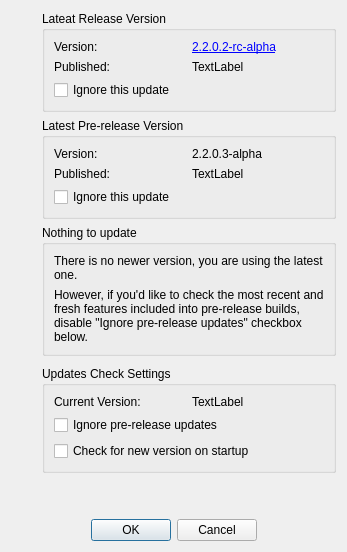
<?xml version="1.0" encoding="UTF-8"?>
<ui version="4.0">
 <class>LC_DlgNewVersionAvailable</class>
 <widget class="QDialog" name="LC_DlgNewVersionAvailable">
  <property name="geometry">
   <rect>
    <x>0</x>
    <y>0</y>
    <width>347</width>
    <height>552</height>
   </rect>
  </property>
  <property name="windowTitle">
   <string>New Version Available</string>
  </property>
  <layout class="QGridLayout" name="gridLayout">
   <item row="11" column="0">
    <spacer name="verticalSpacer_2">
     <property name="orientation">
      <enum>Qt::Vertical</enum>
     </property>
     <property name="sizeHint" stdset="0">
      <size>
       <width>20</width>
       <height>40</height>
      </size>
     </property>
    </spacer>
   </item>
   <item row="3" column="1">
    <spacer name="verticalSpacer">
     <property name="orientation">
      <enum>Qt::Vertical</enum>
     </property>
     <property name="sizeHint" stdset="0">
      <size>
       <width>20</width>
       <height>40</height>
      </size>
     </property>
    </spacer>
   </item>
   <item row="1" column="1">
    <widget class="QGroupBox" name="gbPreRelease">
     <property name="title">
      <string>Latest Pre-release Version</string>
     </property>
     <layout class="QGridLayout" name="gridLayout_3">
      <item row="0" column="1">
       <widget class="QLabel" name="lPrereleaseName">
        <property name="toolTip">
         <string>Click to open release page on GitHub</string>
        </property>
        <property name="text">
         <string>2.2.0.3-alpha</string>
        </property>
        <property name="openExternalLinks">
         <bool>true</bool>
        </property>
       </widget>
      </item>
      <item row="0" column="0">
       <widget class="QLabel" name="label_4">
        <property name="text">
         <string>Version:</string>
        </property>
       </widget>
      </item>
      <item row="1" column="0">
       <widget class="QLabel" name="label_5">
        <property name="text">
         <string>Published:</string>
        </property>
       </widget>
      </item>
      <item row="1" column="1">
       <widget class="QLabel" name="lPreReleasePublishDate">
        <property name="text">
         <string>TextLabel</string>
        </property>
       </widget>
      </item>
      <item row="2" column="0" colspan="2">
       <widget class="QCheckBox" name="cbPreReleaseIgnore">
        <property name="toolTip">
         <string>Check if you prefer not to be notified about this update on subsequent version checks</string>
        </property>
        <property name="text">
         <string>Ignore this update</string>
        </property>
       </widget>
      </item>
     </layout>
    </widget>
   </item>
   <item row="2" column="1">
    <widget class="QGroupBox" name="rbNoNewVersion">
     <property name="title">
      <string>Nothing to update</string>
     </property>
     <layout class="QGridLayout" name="gridLayout_5">
      <item row="0" column="0">
       <widget class="QLabel" name="label_7">
        <property name="text">
         <string>There is no newer version, you are using the latest one.</string>
        </property>
        <property name="wordWrap">
         <bool>true</bool>
        </property>
       </widget>
      </item>
      <item row="1" column="0">
       <widget class="QLabel" name="lblEnablePreReleases">
        <property name="text">
         <string>However, if you'd like to check the most recent and fresh features included into pre-release builds, disable &quot;Ignore pre-release updates&quot; checkbox below.</string>
        </property>
        <property name="wordWrap">
         <bool>true</bool>
        </property>
       </widget>
      </item>
     </layout>
    </widget>
   </item>
   <item row="14" column="0" colspan="2">
    <widget class="QDialogButtonBox" name="buttonBox">
     <property name="orientation">
      <enum>Qt::Horizontal</enum>
     </property>
     <property name="standardButtons">
      <set>QDialogButtonBox::Cancel|QDialogButtonBox::Ok</set>
     </property>
     <property name="centerButtons">
      <bool>true</bool>
     </property>
    </widget>
   </item>
   <item row="4" column="1">
    <widget class="QGroupBox" name="groupBox">
     <property name="title">
      <string>Updates Check Settings</string>
     </property>
     <layout class="QGridLayout" name="gridLayout_4">
      <item row="0" column="0">
       <widget class="QLabel" name="label_6">
        <property name="text">
         <string>Current Version:</string>
        </property>
       </widget>
      </item>
      <item row="0" column="1">
       <widget class="QLabel" name="lblCurrentVersion">
        <property name="text">
         <string>TextLabel</string>
        </property>
       </widget>
      </item>
      <item row="1" column="0" colspan="2">
       <widget class="QCheckBox" name="cbIgnorePreReleases">
        <property name="toolTip">
         <string>If checked, notifications about pre-release updates will not be shown.</string>
        </property>
        <property name="styleSheet">
         <string notr="true"/>
        </property>
        <property name="text">
         <string>Ignore pre-release updates</string>
        </property>
       </widget>
      </item>
      <item row="2" column="0" colspan="2">
       <widget class="QCheckBox" name="cbCheckForNewVersion">
        <property name="toolTip">
         <string>Check to disable automatic version check on startup</string>
        </property>
        <property name="text">
         <string>Check for new version on startup</string>
        </property>
       </widget>
      </item>
     </layout>
    </widget>
   </item>
   <item row="0" column="1">
    <widget class="QGroupBox" name="gbRelease">
     <property name="title">
      <string>Lateat Release Version</string>
     </property>
     <layout class="QGridLayout" name="gridLayout_2">
      <item row="0" column="1">
       <widget class="QLabel" name="lReleaseName">
        <property name="toolTip">
         <string>Click to open release page on GitHub</string>
        </property>
        <property name="text">
         <string>&lt;a href=&quot;https://api.github.com/repos/LibreCAD/LibreCAD/releases/176244221&quot;&gt;2.2.0.2-rc-alpha&lt;/a&gt;</string>
        </property>
        <property name="openExternalLinks">
         <bool>true</bool>
        </property>
       </widget>
      </item>
      <item row="0" column="0">
       <widget class="QLabel" name="label">
        <property name="text">
         <string>Version:</string>
        </property>
       </widget>
      </item>
      <item row="1" column="0">
       <widget class="QLabel" name="label_3">
        <property name="text">
         <string>Published:</string>
        </property>
       </widget>
      </item>
      <item row="1" column="1">
       <widget class="QLabel" name="lReleasePublishDate">
        <property name="text">
         <string>TextLabel</string>
        </property>
       </widget>
      </item>
      <item row="2" column="0" colspan="2">
       <widget class="QCheckBox" name="cbReleaseIgnore">
        <property name="toolTip">
         <string>Check if you prefer not to be notified about this update on subsequent version checks</string>
        </property>
        <property name="text">
         <string>Ignore this update</string>
        </property>
       </widget>
      </item>
     </layout>
    </widget>
   </item>
   <item row="0" column="0" rowspan="11">
    <widget class="QLabel" name="label_2">
     <property name="text">
      <string/>
     </property>
     <property name="pixmap">
      <pixmap resource="../../../../res/main/main.qrc">:/main/intro_librecad.png</pixmap>
     </property>
    </widget>
   </item>
  </layout>
 </widget>
 <resources>
  <include location="../../../../res/main/main.qrc"/>
 </resources>
 <connections>
  <connection>
   <sender>buttonBox</sender>
   <signal>accepted()</signal>
   <receiver>LC_DlgNewVersionAvailable</receiver>
   <slot>accept()</slot>
   <hints>
    <hint type="sourcelabel">
     <x>248</x>
     <y>254</y>
    </hint>
    <hint type="destinationlabel">
     <x>157</x>
     <y>274</y>
    </hint>
   </hints>
  </connection>
  <connection>
   <sender>buttonBox</sender>
   <signal>rejected()</signal>
   <receiver>LC_DlgNewVersionAvailable</receiver>
   <slot>reject()</slot>
   <hints>
    <hint type="sourcelabel">
     <x>316</x>
     <y>260</y>
    </hint>
    <hint type="destinationlabel">
     <x>286</x>
     <y>274</y>
    </hint>
   </hints>
  </connection>
 </connections>
</ui>
